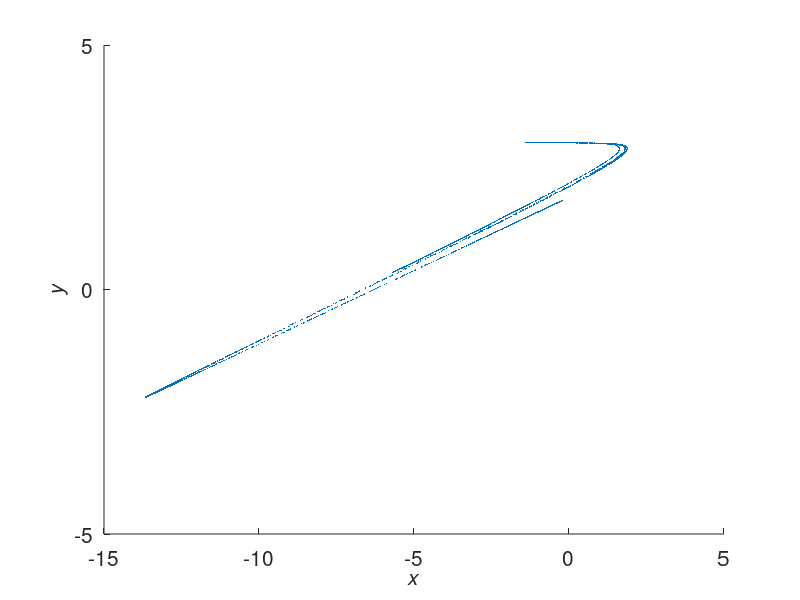

Source code (MATLAB):
% Programs 18d - The Minimal Chaotic Neuromodule.
% Chapter 18 - Neural Networks.
% Copyright Springer 2014. Stephen Lynch.

% A chaotic attractor for a neural network (Figure 18.13).
clear
b1=-2;b2=3;w11=-20;w21=-6;w12=6;a=1;
N=10000;
x(1)=0;
y(1)=2;
x=zeros(1,N);y=zeros(1,N);
for n=1:N
    x(n+1)=b1+w11*1/(1+exp(-a*x(n)))+w12*1/(1+exp(-a*y(n)));
    y(n+1)=b2+w21*1/(1+exp(-a*x(n)));
end 

hold on
axis([-15 5 -5 5])
plot(x(50:N),y(50:N),'.','MarkerSize',1);
fsize=15;
set(gca,'XTick',-15:5:5,'FontSize',fsize)
set(gca,'YTick',-5:5:5,'FontSize',fsize)
xlabel('\itx','FontSize',fsize)
ylabel('\ity','FontSize',fsize)
hold off

% End of Programs 18d.
